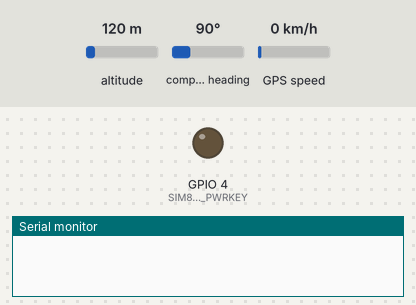
A sketch run on a simulated ESP32. On the bench: output pins drawn as LEDs (lit = HIGH), the last lines printed to the serial monitor. The inputs (shaded band) are chosen by the test bench; at power-on: altitude 120 m, compass heading 90°, GPS speed 0 km/h. Uploads are accepted with an empty reply; the GPS gets a fix after 3 s at 37.7749, -122.4194 with 8 satellites; pins used as bus, display or sensor lines are not drawn. At 7.9 s the program puts the board to deep sleep or switches it off; the recording ends there.

Above: at 0.0 s.
At 4.6 s:
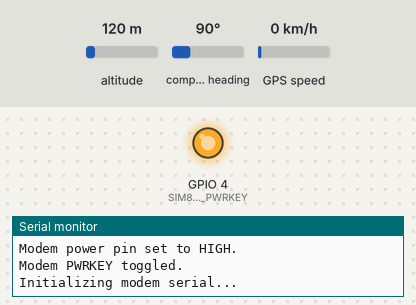
Timing chart, 0 to 6.1 s (numbered marks = the images above):
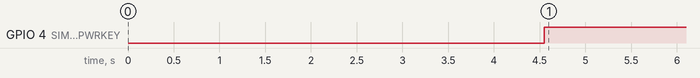

The sketch:

example_external_GPS.ino
```cpp
#include <Arduino.h>
#define TINY_GSM_MODEM_SIM800
#include <TinyGsmClient.h>
#include <ArduinoJson.h>
#include "esp_sleep.h"
#include <TinyGPS++.h>
#include <SoftwareSerial.h>

#define GPS_RX_PIN   32
#define GPS_TX_PIN   33
#define GPS_POWER_PIN 25

#define SAT_THRESHOLD 3

SoftwareSerial SerialGPS(GPS_RX_PIN, GPS_TX_PIN);
TinyGPSPlus gps;

#define SerialAT Serial2

#define SIM800L_RX     27
#define SIM800L_TX     26
#define SIM800L_PWRKEY 4
#define SIM800L_RST    5
#define SIM800L_POWER  23

#define DEFAULT_SLEEP_SECONDS 60
uint64_t sleepTimeSeconds = DEFAULT_SLEEP_SECONDS;

TinyGsm modem(SerialAT);
TinyGsmClient client(modem);

const char apn[]      = "internet.t-mobile.cz";
const char gprsUser[] = "gprs";
const char gprsPass[] = "gprs";

const char server[]       = "129.151.193.104";
const int  port           = 5000;
const char resourcePost[] = "/device_input";

const char* deviceName = "NEO-6M";

  double lat;
  double lon;
  int sats;
  double spd;
  double alt;
  double hdop;

const unsigned long timeoutGPS = 5; // minutes

// --- FUNCTION PROTOTYPES ---
void powerUpGPS() {
  pinMode(GPS_POWER_PIN, OUTPUT);
  digitalWrite(GPS_POWER_PIN, HIGH);
  Serial.println("Powering GPS module ON...");
  delay(1000);
}

void powerDownGPS() {
  digitalWrite(GPS_POWER_PIN, LOW);
  Serial.println("GPS module powered OFF.");
}

void initGPSSerial() {
  SerialGPS.begin(9600);
}

void closeGPSSerial() {
  SerialGPS.end();
}

void displayGPSInfo() {
  lat = gps.location.lat();
  lon = gps.location.lng();
  sats = gps.satellites.value();
  spd = gps.speed.kmph();
  alt = gps.altitude.meters();
  hdop = gps.hdop.isValid() ? gps.hdop.value() / 100.0 : -1.0;

  Serial.println("\n*** GPS FIX OBTAINED ***");
  Serial.printf("Lat: %.6f  Lon: %.6f\n", lat, lon);
  Serial.printf("Speed: %.2f km/h  Altitude: %.2f m\n", spd, alt);
  Serial.printf("Satellites: %d  HDOP: %.2f\n", sats, hdop);
}

bool waitForGPSFix(unsigned long timeout) {
  unsigned long tStart = millis();
  unsigned long lastPrint = 0;
  bool gotFix = false;

  while (millis() - tStart < timeout) {
    while (SerialGPS.available() > 0) {
      if (gps.encode(SerialGPS.read())) {
        if (gps.location.isUpdated() && gps.location.isValid() &&
            gps.satellites.isValid() && (gps.satellites.value() >= SAT_THRESHOLD)) {
          displayGPSInfo();
          gotFix = true;
          break;
        }
      }
    }

    if (gotFix) {
      break;
    }

    if (millis() - lastPrint >= 5000) {
      lastPrint = millis();
      Serial.print("Waiting... Sat: ");
      Serial.print(gps.satellites.isValid() ? gps.satellites.value() : 0);
      Serial.print(", Valid Pos: "); Serial.print(gps.location.isValid());
      Serial.print(", Updated: "); Serial.println(gps.location.isUpdated());
    }
    delay(10);
  }
  return gotFix;
}

void powerOffModem() {
    Serial.println(F("Powering off modem..."));
    if (!modem.poweroff()) {
        Serial.println(F("Modem poweroff command failed or not supported."));
    }
    #if defined(SIM800L_POWER)
      digitalWrite(SIM800L_POWER, LOW);
      Serial.println(F("Modem power pin set to LOW."));
    #endif
}

void enterDeepSleep(uint64_t seconds) {
  Serial.print(F("Entering deep sleep for "));
  Serial.print(seconds);
  Serial.println(F(" seconds..."));
  Serial.flush();
  esp_sleep_enable_timer_wakeup(seconds * 1000000ULL);
  esp_deep_sleep_start();
}

void disconnectGPRS() {
    Serial.print(F("Disconnecting GPRS..."));
  if(modem.gprsDisconnect()){
      Serial.println(F(" success"));
  } else {
      Serial.println(F(" fail"));
  }
}

void powerUpModem() {
    Serial.println(F("Powering on modem..."));
  #if defined(SIM800L_POWER)
    pinMode(SIM800L_POWER, OUTPUT);
    digitalWrite(SIM800L_POWER, HIGH);
    Serial.println(F("Modem power pin set to HIGH."));
    delay(500);
  #endif

  #if defined(SIM800L_PWRKEY)
    pinMode(SIM800L_PWRKEY, OUTPUT);
    digitalWrite(SIM800L_PWRKEY, LOW);
    delay(1000);
    digitalWrite(SIM800L_PWRKEY, HIGH);
    Serial.println(F("Modem PWRKEY toggled."));
  #endif
}

void initModemandConnect() {
  Serial.println(F("Initializing modem serial..."));
  SerialAT.begin(9600, SERIAL_8N1, SIM800L_TX, SIM800L_RX);
  delay(3000);

  Serial.println(F("Initializing modem logic..."));
  if (!modem.init()) {
    Serial.println(F("Failed to initialize modem! Trying restart..."));
    if(!modem.restart()){
        Serial.println(F("Modem restart also failed! Entering deep sleep."));
        powerOffModem();
        enterDeepSleep(DEFAULT_SLEEP_SECONDS);
    }
  }

  String modemInfo = modem.getModemInfo();
  Serial.print(F("Modem Info: "));
  Serial.println(modemInfo);

  Serial.print(F("Waiting for network..."));
  if (!modem.waitForNetwork(240000L, true)) { // Wait up to 4 minutes
    Serial.println(F(" fail"));
    powerOffModem();
    enterDeepSleep(DEFAULT_SLEEP_SECONDS);
    return;
  }
  Serial.println(F(" success"));

  Serial.print(F("Connecting to GPRS: "));
  Serial.print(apn);
  if (!modem.gprsConnect(apn, gprsUser, gprsPass)) {
    Serial.println(F(" fail"));
    powerOffModem();
    enterDeepSleep(DEFAULT_SLEEP_SECONDS);
    return;
  }
  Serial.println(F(" success"));
}

void sendHTTPPostRequest() {
  Serial.println(F("Performing HTTP POST request..."));

  StaticJsonDocument<256> jsonDoc;
  jsonDoc["device"] = deviceName;
  jsonDoc["latitude"] = lat;
  jsonDoc["longitude"] = lon;
  jsonDoc["speed"] = spd;
  jsonDoc["altitude"] = alt;
  jsonDoc["accuracy"] = hdop;
  jsonDoc["satellites"] = sats;

  String jsonData;
  serializeJson(jsonDoc, jsonData);
  Serial.print(F("JSON Payload: "));
  Serial.println(jsonData);

  if (!client.connect(server, port)) {
    Serial.println(F("Connect to server failed!"));
  } else {
    Serial.println(F("Connected to server."));
    client.print(F("POST ")); client.print(resourcePost); client.println(F(" HTTP/1.1"));
    client.print(F("Host: ")); client.println(server);
    client.println(F("Content-Type: application/json"));
    client.print(F("Content-Length: ")); client.println(jsonData.length());
    client.println(F("Connection: close"));
    client.println();
    client.print(jsonData);

    unsigned long timeout = millis();
    while (client.connected() && client.available() == 0) {
      if (millis() - timeout > 10000L) {
        Serial.println(F(">>> Client Timeout !"));
        break;
      }
      delay(100);
    }

    if(client.available()){
        String responseBody = "";
        String status_line = client.readStringUntil('\n');
        Serial.print("Status: "); Serial.println(status_line);
        while (client.available()) {
            String line = client.readStringUntil('\n');
            line.trim();
            if (line.length() == 0) break;
        }
        while(client.available()){
          responseBody += (char)client.read();
        }
        Serial.print(F("Server Response Body: "));
        Serial.println(responseBody);

        StaticJsonDocument<128> responseDoc;
        DeserializationError error = deserializeJson(responseDoc, responseBody);

        if (error) {
          Serial.print(F("deserializeJson() failed: "));
          Serial.println(error.c_str());
          Serial.println(F("Using default sleep interval."));
          sleepTimeSeconds = DEFAULT_SLEEP_SECONDS;
        } else {
          if (responseDoc.containsKey("sleep_interval") && responseDoc["sleep_interval"].is<unsigned int>()) {
            sleepTimeSeconds = responseDoc["sleep_interval"].as<unsigned int>();
            Serial.print(F("Received sleep_interval: "));
            Serial.println(sleepTimeSeconds);
            if (sleepTimeSeconds == 0) { // Avoid 0 sleep time
                Serial.println(F("Sleep interval is 0, using default."));
                sleepTimeSeconds = DEFAULT_SLEEP_SECONDS;
            }
          } else {
            Serial.println(F("sleep_interval not found or invalid in response, using default."));
            sleepTimeSeconds = DEFAULT_SLEEP_SECONDS;
          }
        }
    } else {
        Serial.println(F("No data received from server or client disconnected."));
    }
    client.stop();
    Serial.println(F("Disconnected from server."));
  }
}

void setup() {
  Serial.begin(115200);
  delay(10);

  Serial.println(F("\n--- L76X GPS ---"));

  powerUpGPS();
  initGPSSerial();

  Serial.println("Waiting for GPS fix...");
  bool gotFix = waitForGPSFix(timeoutGPS * 60UL * 1000UL);

  closeGPSSerial();
  powerDownGPS();
  Serial.println(gotFix ? "GPS fix obtained, powering down GPS." : "Timeout, no GPS fix, powering down GPS.");

  Serial.println(F("\n--- ESP32 SIM800L POST ---"));

  powerUpModem();
  initModemandConnect();

  sendHTTPPostRequest();

  disconnectGPRS();
  powerOffModem();

  enterDeepSleep(sleepTimeSeconds);
}

void loop() {
// This part is not reached due to deep sleep
}
```

Measured:
- by itself, GPIO 4 (SIM800L_PWRKEY): LOW → HIGH at 4.6 s
